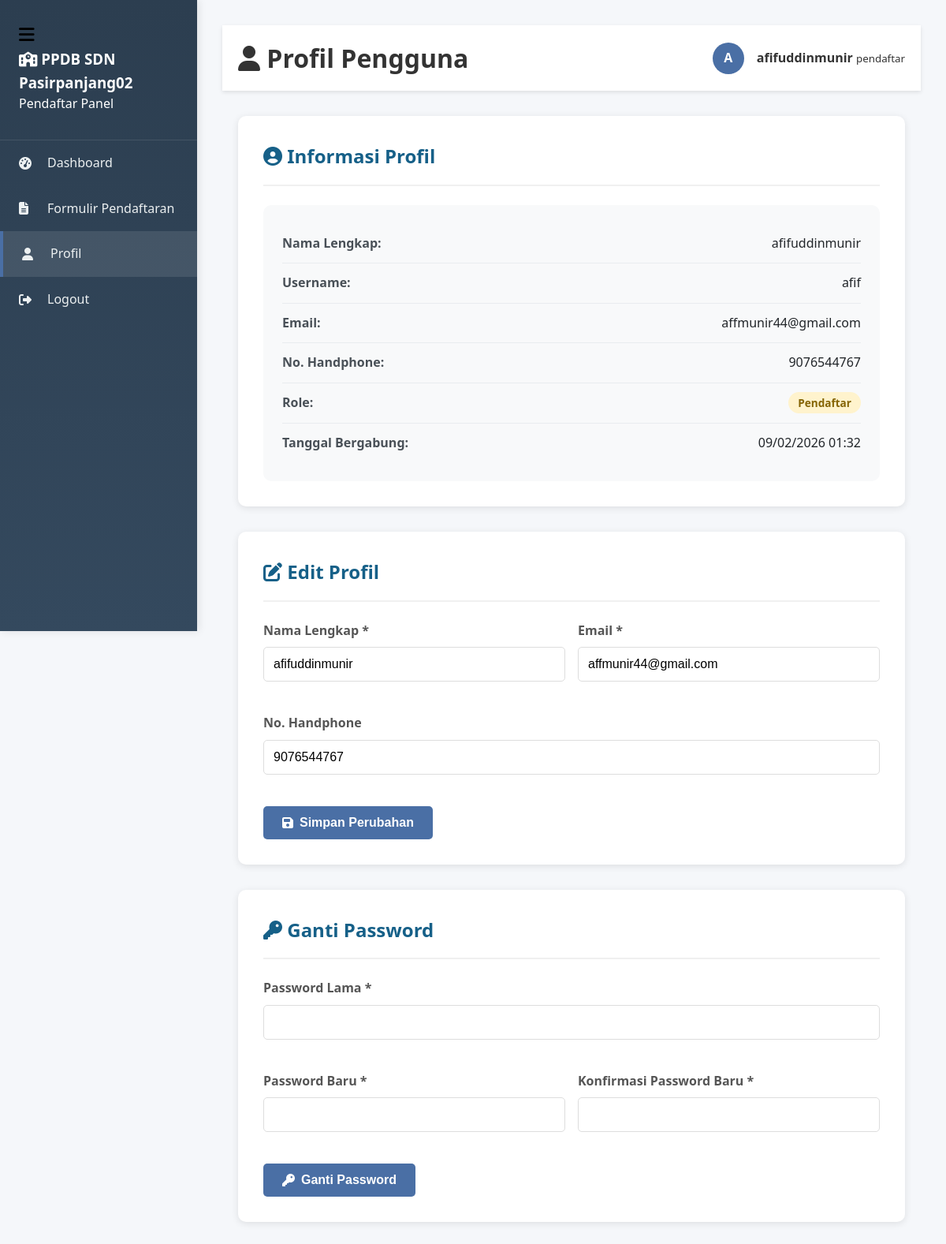
/profil.php (signed in), run on the app's committed database.
### tables this page shows
CREATE TABLE IF NOT EXISTS `users` (
  `id` int(11) NOT NULL AUTO_INCREMENT,
  `nama` varchar(100) DEFAULT NULL,
  `username` varchar(50) NOT NULL,
  `no_hp` varchar(20) DEFAULT NULL,
  `email` varchar(100) DEFAULT NULL,
  `password` varchar(255) NOT NULL,
  `role` enum('admin','panitia','pendaftar') NOT NULL,
  `created_at` timestamp NOT NULL DEFAULT current_timestamp(),
  `reset_token` varchar(100) DEFAULT NULL,
  `reset_expired` datetime DEFAULT NULL,
  PRIMARY KEY (`id`),
  UNIQUE KEY `username` (`username`)
);

### profil.php (the view, shortened to what this page needs)
<?php
$db = new Database();
$conn = $db->getConnection();
$userId = (int) $_SESSION['user_id'];
$sql = "SELECT * FROM users WHERE id = $userId LIMIT 1";
$result = $conn->query($sql);
$user = $result->fetch_assoc();
?>
<!DOCTYPE html>
<html lang="id">
<head>
    <link rel="stylesheet" href="../assets/css/style.css">
    <link rel="stylesheet" href="https://cdnjs.cloudflare.com/ajax/libs/font-awesome/6.4.0/css/all.min.css">
</head>
<body>
    <?php include '../includes/sidebar.php'; ?>
    <div class="main-content">
        <div class="dashboard-header">
            <div class="container">
                <h1><i class="fas fa-user"></i> Profil Pengguna</h1>
                <div class="user-info">
                    <div class="user-avatar">
                        <?php echo strtoupper(substr($_SESSION['nama'], 0, 1)); ?>
                    </div>
                    <div>
                        <strong><?php echo htmlspecialchars($_SESSION['nama']); ?></strong>
                        <small><?php echo htmlspecialchars($_SESSION['role']); ?></small>
                    </div>
                </div>
            </div>
        </div>
        <div class="container">
            <div class="form-section">
                <h2><i class="fas fa-user-circle"></i> Informasi Profil</h2>
                <div class="profile-info">
                    <div class="info-item">
                        <span class="info-label">Nama Lengkap:</span>
                        <span class="info-value"><?php echo htmlspecialchars($user['nama']); ?></span>
                    </div>
                    <div class="info-item">
                        <span class="info-label">Username:</span>
                        <span class="info-value"><?php echo htmlspecialchars($user['username']); ?></span>
                    </div>
                    <div class="info-item">
                        <span class="info-label">Email:</span>
                        <span class="info-value"><?php echo htmlspecialchars($user['email']); ?></span>
                    </div>
                    <div class="info-item">
                        <span class="info-label">No. Handphone:</span>
                        <span class="info-value"><?php echo htmlspecialchars($user['no_hp'] ?? '-'); ?></span>
                    </div>
                    <div class="info-item">
                        <span class="info-label">Role:</span>
                        <span class="info-value">
                            <span class="status-badge <?php echo $user['role'] == 'admin' ? 'status-valid' : 'status-pending'; ?>">
                                <?php echo ucfirst($user['role']); ?>
                            </span>
                        </span>
                    </div>
                    <div class="info-item">
                        <span class="info-label">Tanggal Bergabung:</span>
                        <span class="info-value"><?php echo date('d/m/Y H:i', strtotime($user['created_at'])); ?></span>
                    </div>
                </div>
            </div>
            <div class="form-section">
                <h2><i class="fas fa-edit"></i> Edit Profil</h2>
                <form method="POST">
                    <div class="form-row">
                        <div class="form-group">
                            <label for="nama">Nama Lengkap *</label>
                            <input type="text" id="nama" name="nama"
                                   value="<?php echo htmlspecialchars($user['nama']); ?>" required>
                        </div>
                        <div class="form-group">
                            <label for="email">Email *</label>
                            <input type="email" id="email" name="email"
                                   value="<?php echo htmlspecialchars($user['email']); ?>" required>
                        </div>
                    </div>
                    <div class="form-row">
                        <div class="form-group">
                            <label for="no_hp">No. Handphone</label>
                            <input type="tel" id="no_hp" name="no_hp"
                                   value="<?php echo htmlspecialchars($user['no_hp'] ?? ''); ?>">
                        </div>
                    </div>
                    <button type="submit" class="btn-primary">
                        <i class="fas fa-save"></i> Simpan Perubahan
                    </button>
                </form>
            </div>
            <div class="form-section">
                <h2><i class="fas fa-key"></i> Ganti Password</h2>
                <form method="POST">
                    <div class="form-row">
                        <div class="form-group">
                            <label for="password_lama">Password Lama *</label>
                            <input type="password" id="password_lama" name="password_lama" required>
                        </div>
                    </div>
                    <div class="form-row">
                        <div class="form-group">
                            <label for="password_baru">Password Baru *</label>
                            <input type="password" id="password_baru" name="password_baru" required>
                        </div>
                        <div class="form-group">
                            <label for="konfirmasi_password">Konfirmasi Password Baru *</label>
                            <input type="password" id="konfirmasi_password" name="konfirmasi_password" required>
                        </div>
                    </div>
                    <button type="submit" class="btn-primary">
                        <i class="fas fa-key"></i> Ganti Password
                    </button>
                </form>
            </div>
        </div>
    </div>
</body>
</html>

### assets/css/style.css (style rules this page uses)
* { margin: 0; padding: 0; box-sizing: border-box; }
body { font-family: 'Segoe UI', Tahoma, Geneva, Verdana, sans-serif; line-height: 1.6; color: #333; background-color: #f5f7fa; }
.container { max-width: 1200px; margin: 0 auto; padding: 0 20px; }
.btn-primary, .btn-secondary, .btn-success, .btn-danger { padding: 0.75rem 1.5rem; border: none; border-radius: 5px; font-size: 1rem; font-weight: 600; cursor: pointer; transition: all 0.3s ease; text-decoration: none; display: inline-flex; align-items: center; justify-content: center; gap: 0.5rem; }
.btn-primary { background: #4a6fa5; color: white; }
.form-group { margin-bottom: 1.5rem; }
.form-group label { display: block; margin-bottom: 0.5rem; font-weight: 600; color: #555; }
.form-group input, .form-group select, .form-group textarea { width: 100%; padding: 0.75rem; border: 1px solid #ddd; border-radius: 5px; font-size: 1rem; transition: border-color 0.3s; }
.dashboard-header { background: white; padding: 1rem 0; margin-bottom: 2rem; box-shadow: 0 2px 5px rgba(0,0,0,0.1); }
.dashboard-header .container { display: flex; justify-content: space-between; align-items: center; }
.user-info { display: flex; align-items: center; gap: 1rem; }
.user-avatar { width: 40px; height: 40px; background: #4a6fa5; color: white; border-radius: 50%; display: flex; align-items: center; justify-content: center; font-weight: bold; }
.main-content { margin-left: 250px; padding: 2rem; }
.status-badge { padding: 0.25rem 0.75rem; border-radius: 20px; font-size: 0.85rem; font-weight: 600; }
.status-pending { background: #fff3cd; color: #856404; }
.form-section { background: white; border-radius: 10px; padding: 2rem; box-shadow: 0 2px 10px rgba(0,0,0,0.1); margin-bottom: 2rem; }
.form-section h2 { color: #166088; margin-bottom: 1.5rem; padding-bottom: 1rem; border-bottom: 2px solid #f0f0f0; }
.form-row { display: grid; grid-template-columns: repeat(auto-fit, minmax(250px, 1fr)); gap: 1rem; margin-bottom: 1rem; }

### includes/sidebar.php (style rules this page uses)
.main-content { margin-left: 250px; transition: margin-left .3s ease; }

### profil.php (style rules this page uses)
.profile-info { background: #f8f9fa; padding: 1.5rem; border-radius: 10px; }
.info-item { display: flex; justify-content: space-between; align-items: center; padding: 0.75rem 0; border-bottom: 1px solid #e9ecef; }
.info-item:last-child { border-bottom: none; }
.info-label { font-weight: 600; color: #495057; min-width: 200px; }
.info-value { color: #212529; text-align: right; flex: 1; }

### data on the page
users: nama "afifuddinmunir", username "afif", email "affmunir44@gmail.com", no_hp "9076544767", role "Pendaftar", created_at "09/02/2026 01:32"

### other printed values
$role "Pendaftar"
$item['label'] "Dashboard"
$item['label'] "Formulir Pendaftaran"
$item['label'] "Profil"
$item['label'] "Logout"
substr($_SESSION['nama'], 0, 1) "A"
$_SESSION['nama'] "afifuddinmunir"
$_SESSION['role'] "pendaftar"
